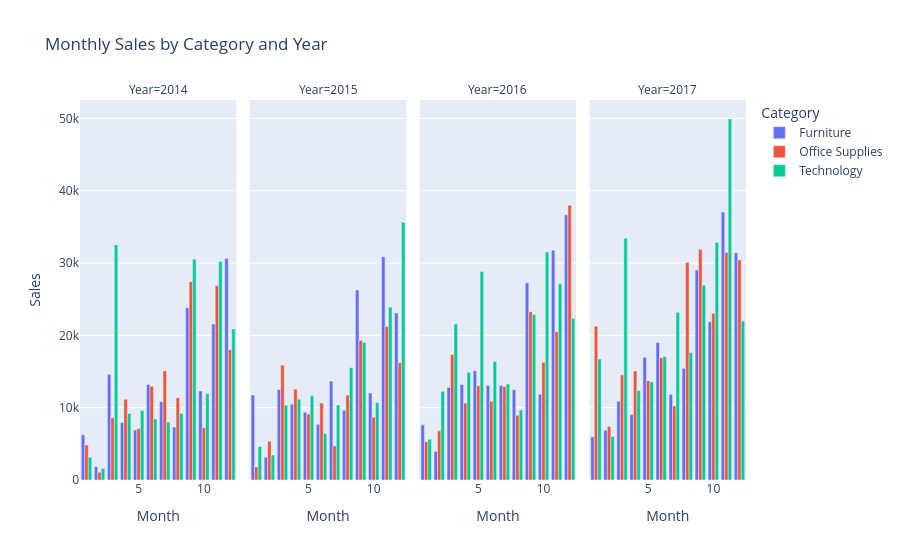

Notebook source saved alongside this figure:
### Code cell
categories_bymonth = df.groupby(['Year', 'Month', 'Category'])['Sales'].sum().reset_index()

fig = px.bar(
    categories_bymonth,
    x='Month',
    y='Sales',
    color='Category',
    facet_col='Year',
    title='Monthly Sales by Category and Year',
    barmode='group',
)
fig.show()
#we see a consistent spike in sales every september and November/Q4

### Figure 1 — Plotly figure (JSON) as saved in the notebook; plotly's stock layout.template omitted (floating-point values rounded to 4 significant figures)
{"data": [{"alignmentgroup": "True", "hovertemplate": "Category=Furniture<br>Year=2014<br>Month=%{x}<br>Sales=%{y}<extra></extra>", "legendgroup": "Furniture", "marker": {"color": "#636efa", "pattern": {"shape": ""}}, "name": "Furniture", "offsetgroup": "Furniture", "orientation": "v", "showlegend": true, "textposition": "auto", "type": "bar", "x": [1, 2, 3, 4, 5, 6, 7, 8, 9, 10, 11, 12], "xaxis": "x", "y": [6243.0, 1840.0, 14570.0, 7945.0, 6913.0, 13210.0, 10820.0, 7320.0, 23820.0, 12300.0, 21560.0, 30650.0], "yaxis": "y"}, {"alignmentgroup": "True", "hovertemplate": "Category=Furniture<br>Year=2015<br>Month=%{x}<br>Sales=%{y}<extra></extra>", "legendgroup": "Furniture", "marker": {"color": "#636efa", "pattern": {"shape": ""}}, "name": "Furniture", "offsetgroup": "Furniture", "orientation": "v", "showlegend": false, "textposition": "auto", "type": "bar", "x": [1, 2, 3, 4, 5, 6, 7, 8, 9, 10, 11, 12], "xaxis": "x2", "y": [11740.0, 3134.0, 12500.0, 10480.0, 9375.0, 7714.0, 13670.0, 9639.0, 26270.0, 12030.0, 30880.0, 23090.0], "yaxis": "y2"}, {"alignmentgroup": "True", "hovertemplate": "Category=Furniture<br>Year=2016<br>Month=%{x}<br>Sales=%{y}<extra></extra>", "legendgroup": "Furniture", "marker": {"color": "#636efa", "pattern": {"shape": ""}}, "name": "Furniture", "offsetgroup": "Furniture", "orientation": "v", "showlegend": false, "textposition": "auto", "type": "bar", "x": [1, 2, 3, 4, 5, 6, 7, 8, 9, 10, 11, 12], "xaxis": "x3", "y": [7623.0, 3926.0, 12800.0, 13210.0, 15120.0, 13070.0, 13070.0, 12480.0, 27260.0, 11870.0, 31780.0, 36680.0], "yaxis": "y3"}, {"alignmentgroup": "True", "hovertemplate": "Category=Furniture<br>Year=2017<br>Month=%{x}<br>Sales=%{y}<extra></extra>", "legendgroup": "Furniture", "marker": {"color": "#636efa", "pattern": {"shape": ""}}, "name": "Furniture", "offsetgroup": "Furniture", "orientation": "v", "showlegend": false, "textposition": "auto", "type": "bar", "x": [1, 2, 3, 4, 5, 6, 7, 8, 9, 10, 11, 12], "xaxis": "x4", "y": [5964.0, 6866.0, 10890.0, 9066.0, 16960.0, 19010.0, 11810.0, 15440.0, 29030.0, 21880.0, 37060.0, 31410.0], "yaxis": "y4"}, {"alignmentgroup": "True", "hovertemplate": "Category=Office Supplies<br>Year=2014<br>Month=%{x}<br>Sales=%{y}<extra></extra>", "legendgroup": "Office Supplies", "marker": {"color": "#EF553B", "pattern": {"shape": ""}}, "name": "Office Supplies", "offsetgroup": "Office Supplies", "orientation": "v", "showlegend": true, "textposition": "auto", "type": "bar", "x": [1, 2, 3, 4, 5, 6, 7, 8, 9, 10, 11, 12], "xaxis": "x", "y": [4851.0, 1072.0, 8606.0, 11160.0, 7136.0, 12950.0, 15120.0, 11380.0, 27420.0, 7211.0, 26860.0, 18010.0], "yaxis": "y"}, {"alignmentgroup": "True", "hovertemplate": "Category=Office Supplies<br>Year=2015<br>Month=%{x}<br>Sales=%{y}<extra></extra>", "legendgroup": "Office Supplies", "marker": {"color": "#EF553B", "pattern": {"shape": ""}}, "name": "Office Supplies", "offsetgroup": "Office Supplies", "orientation": "v", "showlegend": false, "textposition": "auto", "type": "bar", "x": [1, 2, 3, 4, 5, 6, 7, 8, 9, 10, 11, 12], "xaxis": "x2", "y": [1809.0, 5368.0, 15880.0, 12560.0, 9114.0, 10650.0, 4720.0, 11740.0, 19310.0, 8673.0, 21220.0, 16200.0], "yaxis": "y2"}, {"alignmentgroup": "True", "hovertemplate": "Category=Office Supplies<br>Year=2016<br>Month=%{x}<br>Sales=%{y}<extra></extra>", "legendgroup": "Office Supplies", "marker": {"color": "#EF553B", "pattern": {"shape": ""}}, "name": "Office Supplies", "offsetgroup": "Office Supplies", "orientation": "v", "showlegend": false, "textposition": "auto", "type": "bar", "x": [1, 2, 3, 4, 5, 6, 7, 8, 9, 10, 11, 12], "xaxis": "x3", "y": [5300.0, 6794.0, 17350.0, 10650.0, 13040.0, 10900.0, 12920.0, 8960.0, 23260.0, 16280.0, 20490.0, 38000.0], "yaxis": "y3"}, {"alignmentgroup": "True", "hovertemplate": "Category=Office Supplies<br>Year=2017<br>Month=%{x}<br>Sales=%{y}<extra></extra>", "legendgroup": "Office Supplies", "marker": {"color": "#EF553B", "pattern": {"shape": ""}}, "name": "Office Supplies", "offsetgroup": "Office Supplies", "orientation": "v", "showlegend": false, "textposition": "auto", "type": "bar", "x": [1, 2, 3, 4, 5, 6, 7, 8, 9, 10, 11, 12], "xaxis": "x4", "y": [21270.0, 7408.0, 14550.0, 15070.0, 13740.0, 16910.0, 10240.0, 30060.0, 31900.0, 23040.0, 31470.0, 30440.0], "yaxis": "y4"}, {"alignmentgroup": "True", "hovertemplate": "Category=Technology<br>Year=2014<br>Month=%{x}<br>Sales=%{y}<extra></extra>", "legendgroup": "Technology", "marker": {"color": "#00cc96", "pattern": {"shape": ""}}, "name": "Technology", "offsetgroup": "Technology", "orientation": "v", "showlegend": true, "textposition": "auto", "type": "bar", "x": [1, 2, 3, 4, 5, 6, 7, 8, 9, 10, 11, 12], "xaxis": "x", "y": [3143.0, 1609.0, 32510.0, 9195.0, 9600.0, 8436.0, 8004.0, 9210.0, 30540.0, 11940.0, 30200.0, 20890.0], "yaxis": "y"}, {"alignmentgroup": "True", "hovertemplate": "Category=Technology<br>Year=2015<br>Month=%{x}<br>Sales=%{y}<extra></extra>", "legendgroup": "Technology", "marker": {"color": "#00cc96", "pattern": {"shape": ""}}, "name": "Technology", "offsetgroup": "Technology", "orientation": "v", "showlegend": false, "textposition": "auto", "type": "bar", "x": [1, 2, 3, 4, 5, 6, 7, 8, 9, 10, 11, 12], "xaxis": "x2", "y": [4625.0, 3449.0, 10340.0, 11160.0, 11643, 6435.0, 10370.0, 15520.0, 19020.0, 10700.0, 23870.0, 35630.0], "yaxis": "y2"}, {"alignmentgroup": "True", "hovertemplate": "Category=Technology<br>Year=2016<br>Month=%{x}<br>Sales=%{y}<extra></extra>", "legendgroup": "Technology", "marker": {"color": "#00cc96", "pattern": {"shape": ""}}, "name": "Technology", "offsetgroup": "Technology", "orientation": "v", "showlegend": false, "textposition": "auto", "type": "bar", "x": [1, 2, 3, 4, 5, 6, 7, 8, 9, 10, 11, 12], "xaxis": "x3", "y": [5620.0, 12260.0, 21570.0, 14890.0, 28830.0, 16370.0, 13269, 9672.0, 22880.0, 31530.0, 27140.0, 22320.0], "yaxis": "y3"}, {"alignmentgroup": "True", "hovertemplate": "Category=Technology<br>Year=2017<br>Month=%{x}<br>Sales=%{y}<extra></extra>", "legendgroup": "Technology", "marker": {"color": "#00cc96", "pattern": {"shape": ""}}, "name": "Technology", "offsetgroup": "Technology", "orientation": "v", "showlegend": false, "textposition": "auto", "type": "bar", "x": [1, 2, 3, 4, 5, 6, 7, 8, 9, 10, 11, 12], "xaxis": "x4", "y": [16730.0, 6027.0, 33430.0, 12380.0, 13570.0, 17060.0, 23210.0, 17620.0, 26940.0, 32860.0, 49920.0, 21980.0], "yaxis": "y4"}], "layout": {"annotations": [{"font": {}, "showarrow": false, "text": "Year=2014", "x": 0.1175, "xanchor": "center", "xref": "paper", "y": 1, "yanchor": "bottom", "yref": "paper"}, {"font": {}, "showarrow": false, "text": "Year=2015", "x": 0.3725, "xanchor": "center", "xref": "paper", "y": 1, "yanchor": "bottom", "yref": "paper"}, {"font": {}, "showarrow": false, "text": "Year=2016", "x": 0.6275, "xanchor": "center", "xref": "paper", "y": 1, "yanchor": "bottom", "yref": "paper"}, {"font": {}, "showarrow": false, "text": "Year=2017", "x": 0.8825, "xanchor": "center", "xref": "paper", "y": 1, "yanchor": "bottom", "yref": "paper"}], "autosize": true, "barmode": "group", "legend": {"title": {"text": "Category"}, "tracegroupgap": 0}, "title": {"text": "Monthly Sales by Category and Year"}, "xaxis": {"anchor": "y", "autorange": true, "domain": [0, 0.235], "range": [0.5, 12.5], "title": {"text": "Month"}, "type": "linear"}, "xaxis2": {"anchor": "y2", "autorange": true, "domain": [0.255, 0.49], "matches": "x", "range": [0.5, 12.5], "title": {"text": "Month"}, "type": "linear"}, "xaxis3": {"anchor": "y3", "autorange": true, "domain": [0.51, 0.745], "matches": "x", "range": [0.5, 12.5], "title": {"text": "Month"}, "type": "linear"}, "xaxis4": {"anchor": "y4", "autorange": true, "domain": [0.765, 1.0], "matches": "x", "range": [0.5, 12.5], "title": {"text": "Month"}, "type": "linear"}, "yaxis": {"anchor": "x", "autorange": true, "domain": [0, 1], "range": [0, 52550.0], "title": {"text": "Sales"}, "type": "linear"}, "yaxis2": {"anchor": "x2", "autorange": true, "domain": [0, 1], "matches": "y", "range": [0, 52550.0], "showticklabels": false, "type": "linear"}, "yaxis3": {"anchor": "x3", "autorange": true, "domain": [0, 1], "matches": "y", "range": [0, 52550.0], "showticklabels": false, "type": "linear"}, "yaxis4": {"anchor": "x4", "autorange": true, "domain": [0, 1], "matches": "y", "range": [0, 52550.0], "showticklabels": false, "type": "linear"}}}
